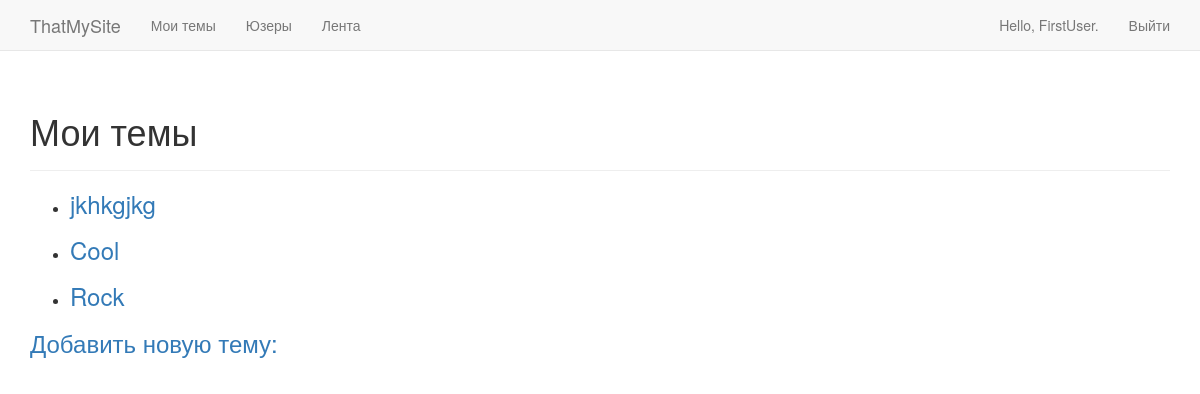
/polls/topics/ (signed in), run on the app's committed database.
### polls/models.py (models this page shows)
class Topic(models.Model):
    text = models.CharField(max_length=200)
    pub_date = models.DateTimeField('pub_date', auto_now_add=True)
    owner = models.ForeignKey(User, on_delete=models.CASCADE)
    def __str__(self):
        return self.text

### polls/views.py (the view)
# urls.py: path('topics/', views.topics, name='topics'),
@login_required
def topics(request):
    topicz = Topic.objects.filter(owner=request.user).order_by('-pub_date')
    context = {'topics': topicz}
    return render(request, 'polls/topics.html', context)

### templates/polls/topics.html
{% extends 'polls/base.html' %}
{% block header %}
    <h1>Мои темы</h1>
{% endblock header %}
{% block content %}
    <ul>
        {% for topic in topics %}
          <li>
                <h3>
                    <a href="{% url 'polls:topic' topic.id %}">{{ topic }}</a>
                </h3>
          </li>
        {% empty %}
          <li>Нет тем</li>
        {% endfor %}
    </ul>
    <h3><a href="{% url 'polls:new_topic' %}">Добавить новую тему:</a></h3>
{% endblock content %}

### templates/polls/base.html (shortened to what this page needs)
{% load bootstrap3 %}
<!DOCTYPE html>
<html lang="en-ru">
<head>
    {% bootstrap_css %}
</head>
<body>
    <nav class="navbar navbar-default navbar-static-top">
    <div class="container">
        <div class="navbar-header">
        <a class="navbar-brand" href="{% url 'polls:ind' %}">ThatMySite</a>
        </div>
        <div id="navbar" class="navbar-collapse collapse">
	        <ul class="nav navbar-nav">
	            <li><a href="{% url 'polls:topics' %}">Мои темы</a></li>
            </ul>
            <ul class="nav navbar-nav">
                <li><a href="{% url 'polls:uss' %}">Юзеры</a></li>
            </ul>
            <ul class="nav navbar-nav">
                <li><a href="{% url 'polls:lenta' %}">Лента</a></li>
            </ul>
	        <ul class="nav navbar-nav navbar-right">
                {% if user.is_authenticated %}
                    <li><a>Hello, {{ user.username }}.</a></li>
                    <li><a href="{% url 'users:logout' %}">Выйти</a></li>
                {% else %}
                    <li><a href="{% url 'users:register' %}">Регистрация</a></li>
                    <li><a href="{% url 'users:login' %}">Войти</a></li>
                {% endif %}
	        </ul>
        </div>
    </div>
    </nav>
    <div class="container">
        <div class="page-header">
            {% block header %}{% endblock header %}
        </div>
        <div>
            {% block content %}{% endblock content %}
        </div>
    </div>
</body>
</html>

### data on the page
Topic: text "jkhkgjkg"
Topic: text "Cool"
Topic: text "Rock"

### other printed values
{{ user.username }} "FirstUser"
